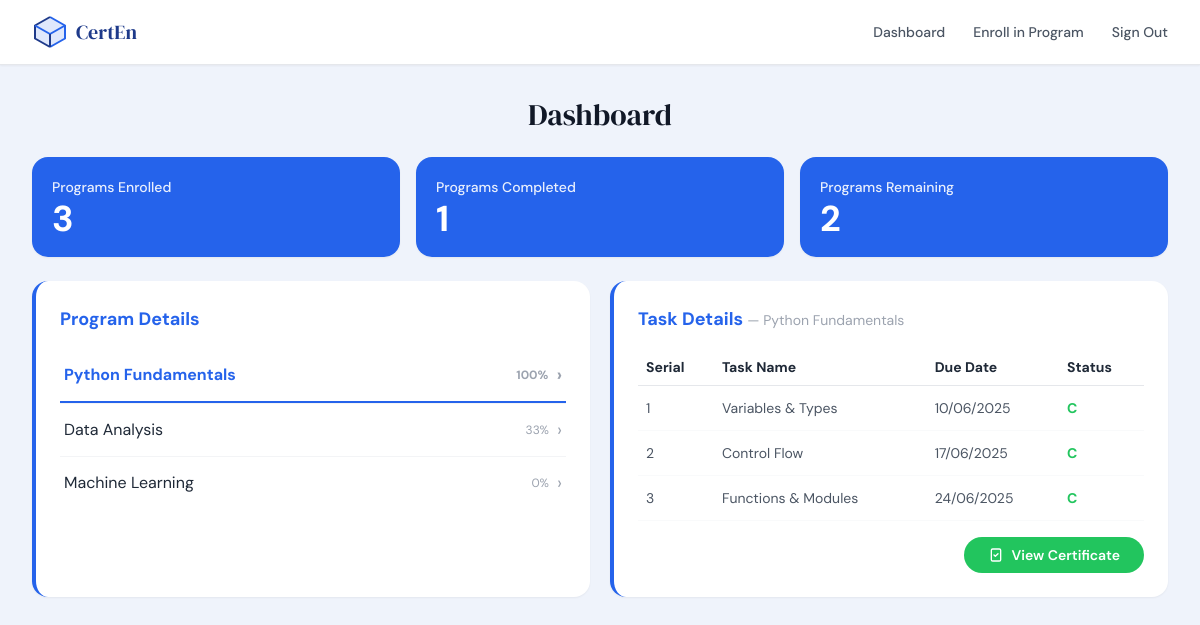
/dashboard (signed in), run on the app's committed database.
### models.py (models this page shows, shortened)
class Program(db.Model):
    __tablename__ = "programs"
    id          = db.Column(db.Integer, primary_key=True)
    name        = db.Column(db.String(120), nullable=False)
    description = db.Column(db.Text)
    mode        = db.Column(db.String(20))   # Online / Offline / Hybrid
    created_at  = db.Column(db.DateTime, default=lambda: datetime.now(timezone.utc))
    enrollments  = db.relationship("Enrollment",  back_populates="program", cascade="all, delete-orphan")
    tasks        = db.relationship("Task",         back_populates="program", cascade="all, delete-orphan",
                                   order_by="Task.serial")
    certificates = db.relationship("Certificate", back_populates="program", cascade="all, delete-orphan")

class Task(db.Model):
    __tablename__ = "tasks"
    id         = db.Column(db.Integer, primary_key=True)
    program_id = db.Column(db.Integer, db.ForeignKey("programs.id"), nullable=False)
    serial     = db.Column(db.Integer, nullable=False)
    name       = db.Column(db.String(120), nullable=False)
    due_date   = db.Column(db.String(20))   # "DD/MM/YYYY"
    program     = db.relationship("Program",        back_populates="tasks")
    completions = db.relationship("TaskCompletion", back_populates="task", cascade="all, delete-orphan")

### app.py (the view)
@app.route("/dashboard")
def user_dashboard():
    user = get_current_user()
    if not user:
        flash("Please sign in first.", "error")
        return redirect(url_for("index"))
    selected_program_id = request.args.get("program_id", type=int)
    enrollments = Enrollment.query.filter_by(user_id=user.id).all()
    enrolled_programs = [
        {"id": e.program.id, "name": e.program.name, "progress": e.progress}
        for e in enrollments
    ]
    if not selected_program_id and enrolled_programs:
        selected_program_id = enrolled_programs[0]["id"]
    selected_program = Program.query.get(selected_program_id) if selected_program_id else None
    task_rows = []
    if selected_program:
        task_rows = get_task_rows(user.id, selected_program.id)
    completed_program_ids = set()
    for e in enrollments:
        if all_tasks_complete(user.id, e.program_id):
            completed_program_ids.add(e.program_id)
    stats = {
        "programs_enrolled":  len(enrollments),
        "programs_completed": len(completed_program_ids),
        "programs_remaining": len(enrollments) - len(completed_program_ids),
    }
    cert = None
    can_apply = False
    if selected_program:
        cert = Certificate.query.filter_by(user_id=user.id,
                                           program_id=selected_program.id).first()
        tasks_done = all_tasks_complete(user.id, selected_program.id)
        already_requested = cert is not None
        can_apply = tasks_done or already_requested   # see logic below
    return render_template(
        "user_dashboard.html",
        user=user,
        stats=stats,
        enrolled_programs=enrolled_programs,
        selected_program=selected_program,
        task_rows=task_rows,
        cert=cert,
        can_apply=can_apply,
    )

### app.py (called while the page is built)
def get_current_user():
    email = session.get("email")
    if not email:
        return None
    return User.query.filter_by(email=email).first()

def all_tasks_complete(user_id: int, program_id: int) -> bool:
    tasks = Task.query.filter_by(program_id=program_id).all()
    if not tasks:
        return False
    for task in tasks:
        tc = TaskCompletion.query.filter_by(user_id=user_id, task_id=task.id).first()
        if not tc or tc.status != "C":
            return False
    return True

def get_task_rows(user_id: int, program_id: int):
    tasks = Task.query.filter_by(program_id=program_id).order_by(Task.serial).all()
    rows = []
    for task in tasks:
        tc = TaskCompletion.query.filter_by(user_id=user_id, task_id=task.id).first()
        rows.append({
            "serial":   task.serial,
            "name":     task.name,
            "due_date": task.due_date,
            "status":   tc.status if tc else "NC",
        })
    return rows

### models.py (called while the page is built)
    @property
    def progress(self):
        total = len(self.program.tasks)
        if total == 0:
            return 0
        completed = TaskCompletion.query.filter_by(
            user_id=self.user_id, status="C"
        ).join(Task).filter(Task.program_id == self.program_id).count()
        return round((completed / total) * 100)

### templates/user_dashboard.html (shortened to what this page needs)
{% extends "base.html" %}
{% block nav_links %}
  <a href="{{ url_for('user_dashboard') }}"
     class="text-sm font-medium text-gray-600 hover:text-primary hover:underline hover:underline-offset-4 transition-colors">Dashboard</a>
  <a href="{{ url_for('register') }}"
     class="text-sm font-medium text-gray-600 hover:text-primary hover:underline hover:underline-offset-4 transition-colors">Enroll in Program</a>
  <a href="{{ url_for('signout') }}"
     class="text-sm font-medium text-gray-600 hover:text-primary hover:underline hover:underline-offset-4 transition-colors">Sign Out</a>
{% endblock %}
{% block content %}
<div class="max-w-7xl mx-auto px-4 sm:px-6 lg:px-8 py-8 space-y-6">
  <h2 class="font-serif text-3xl text-center text-gray-900">Dashboard</h2>
  <div class="grid grid-cols-1 sm:grid-cols-3 gap-4">
    {% for label, value in [
        ('Programs Enrolled',  stats.programs_enrolled),
        ('Programs Completed', stats.programs_completed),
        ('Programs Remaining', stats.programs_remaining),
      ] %}
    <div class="bg-primary text-white rounded-2xl p-5 shadow-sm">
      <p class="text-sm font-medium opacity-90 mb-1">{{ label }}</p>
      <p class="text-4xl font-bold leading-none">{{ value }}</p>
    </div>
    {% endfor %}
  </div>
  <div class="grid grid-cols-1 md:grid-cols-2 gap-5">
    <div class="bg-white rounded-2xl shadow-sm border-l-4 border-primary p-6">
      <h3 class="text-lg font-bold text-primary mb-4">Program Details</h3>
      {% if enrolled_programs %}
        <ul class="divide-y divide-gray-100">
          {% for prog in enrolled_programs %}
          <li>
            <a href="{{ url_for('user_dashboard', program_id=prog.id) }}"
               class="flex justify-between items-center py-3 px-1 transition-colors
                 {% if selected_program and selected_program.id == prog.id %}
                   text-primary font-bold border-b-2 border-primary
                 {% else %}
                   text-gray-800 hover:text-primary
                 {% endif %}">
              <span>{{ prog.name }}</span>
              <span class="flex items-center gap-2">
                <span class="text-xs text-gray-400">{{ prog.progress }}%</span>
                <span class="text-gray-400 text-lg">›</span>
              </span>
            </a>
          </li>
          {% endfor %}
        </ul>
      {% else %}
        <p class="text-sm text-gray-400">You are not enrolled in any programs yet.
          <a href="{{ url_for('register') }}" class="text-primary underline">Enroll now</a>
        </p>
      {% endif %}
    </div>
    <div class="bg-white rounded-2xl shadow-sm border-l-4 border-primary p-6">
      <h3 class="text-lg font-bold text-primary mb-4">Task Details
        {% if selected_program %}
          <span class="text-gray-400 font-normal text-sm">— {{ selected_program.name }}</span>
        {% endif %}
      </h3>
      {% if selected_program and task_rows %}
        <div class="overflow-x-auto">
          <table class="w-full text-sm">
            <thead>
              <tr class="border-b border-gray-200">
                <th class="text-left py-2 px-2 font-bold text-gray-800">Serial</th>
                <th class="text-left py-2 px-2 font-bold text-gray-800">Task Name</th>
                <th class="text-left py-2 px-2 font-bold text-gray-800">Due Date</th>
                <th class="text-left py-2 px-2 font-bold text-gray-800">Status</th>
              </tr>
            </thead>
            <tbody>
              {% for row in task_rows %}
              <tr class="border-b border-gray-50">
                <td class="py-3 px-2 text-gray-600">{{ row.serial }}</td>
                <td class="py-3 px-2 text-gray-600">{{ row.name }}</td>
                <td class="py-3 px-2 text-gray-600">{{ row.due_date }}</td>
                <td class="py-3 px-2 status-{{ row.status | lower }}">{{ row.status }}</td>
              </tr>
              {% endfor %}
            </tbody>
          </table>
        </div>
        <div class="flex justify-end mt-4">
          {% if cert and cert.status == 'granted' %}
            <a href="{{ url_for('view_certificate', user_id=user.id, program_id=selected_program.id) }}"
               target="_blank"
               class="inline-flex items-center gap-2 bg-green-500 text-white font-semibold
                      rounded-full px-6 py-2 text-sm hover:bg-green-600 transition-colors">
              <svg class="w-4 h-4" fill="none" stroke="currentColor" viewBox="0 0 24 24">
                <path stroke-linecap="round" stroke-linejoin="round" stroke-width="2"
                      d="M9 12l2 2 4-4M7 21h10a2 2 0 002-2V5a2 2 0 00-2-2H7a2 2 0 00-2 2v14a2 2 0 002 2z"/>
              </svg>
              View Certificate
            </a>
          {% endif %}
        </div>
      {% elif selected_program %}
        <p class="text-sm text-gray-400">No tasks found for this program.</p>
      {% else %}
        <p class="text-sm text-gray-400">Select a program on the left to view tasks.</p>
      {% endif %}
    </div>
  </div>
</div>
{% endblock %}

### templates/base.html (shortened to what this page needs)
<!DOCTYPE html>
<html lang="en">
<head>
  <script src="https://cdn.tailwindcss.com"></script>
</head>
<body class="bg-lightbg text-gray-900 min-h-screen">
  <nav class="sticky top-0 z-50 bg-white border-b border-gray-200 shadow-sm">
    <div class="max-w-7xl mx-auto px-4 sm:px-6 lg:px-8 h-16 flex items-center justify-between">
      <a href="{{ url_for('index') }}"
         class="flex items-center gap-2 shrink-0 group hover:opacity-80 transition-opacity">
        <span class="font-serif text-navy text-xl group-hover:text-primary transition-colors">CertEn</span>
      </a>
      <div class="hidden md:flex items-center gap-7">
        {% block nav_links %}{% endblock %}
      </div>
    </div>
  </nav>
  <main>{% block content %}{% endblock %}</main>
</body>
</html>

### templates/base.html (style rules this page uses)
body { font-family: 'DM Sans', sans-serif; }
.status-c { color: #22C55E; font-weight: 700; }

### data on the page
Program: name "Python Fundamentals", progress "100"
Program: name "Data Analysis", progress "33"
Program: name "Machine Learning", progress "0"
Task: serial "1", name "Variables & Types", due_date "10/06/2025", status "C"
Task: serial "2", name "Control Flow", due_date "17/06/2025", status "C"
Task: serial "3", name "Functions & Modules", due_date "24/06/2025", status "C"

### other printed values
{{ label }} "Programs Enrolled" "Programs Completed" "Programs Remaining"
{{ value }} "3" "1" "2"
